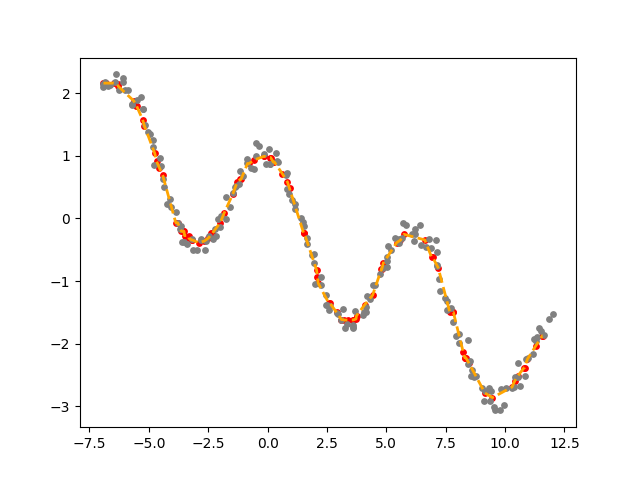

Here is the Python script that generated this plot:
import numpy as np
from math import fabs
import matplotlib.pyplot as plt
from random import random, randint
from numpy.random import normal, uniform

low = -7
high = 12
xt = np.arange(low, high, 0.1) 
n = len(xt)
m = 0.1
x = np.sort(xt + normal(size = n, scale = m)) 
y = np.cos(xt) - 0.2 * xt + normal(size = n, scale = m) # add noise

# some random positions to estimate
xq = np.sort(uniform(low, high, size = n // 2)) # sorted
yq = [] # we put their estimates here

k = 10 # using this many neighbors
for point in xq: # local models
    nd = [float('inf')] * k
    ny = [None] * k 
    for known in range(n):
        d = fabs(point - x[known]) # how far is the observation
        i = np.argmax(nd)
        if d < nd[i]: # if smaller than the largest of the stored
            nd[i] = d # replace that distance
            ny[i] = y[known]
    yq.append(sum(ny) / k)

plt.rcParams.update({'text.color': 'green',
                     'axes.labelcolor': 'green',
                     'axes.facecolor':  'none' })
plt.plot(xq, yq, c = 'orange', linewidth = 2, linestyle = 'dashed') # model
plt.scatter(xq, yq, c = 'red', s = 15) # query points
plt.scatter(x, y, c = 'gray', s = 15) # data
plt.savefig('knn2.png', transparent = True)

